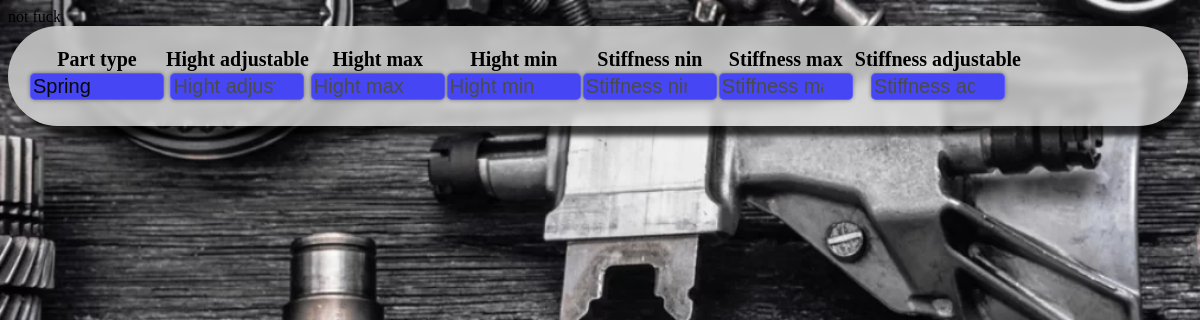
Page /web_page/mehanic.php?part_type=Spring on the committed database.
### tables this page shows
CREATE TABLE IF NOT EXISTS `part_display_colums` (
  `id` int NOT NULL AUTO_INCREMENT,
  `Part_type` varchar(20) NOT NULL DEFAULT '0',
  `Display_string` varchar(20) NOT NULL DEFAULT '0',
  `Column_id` int NOT NULL DEFAULT '0',
  PRIMARY KEY (`id`),
  KEY `Part_type` (`Part_type`),
  KEY `Display_columns` (`Display_string`) USING BTREE,
  CONSTRAINT `FK_part_display_colums_display_colums` FOREIGN KEY (`Display_string`) REFERENCES `display_colums` (`id`),
  CONSTRAINT `FK_part_display_colums_part_types` FOREIGN KEY (`Part_type`) REFERENCES `part_types` (`id`)
);

### web_page/php/functions.php (called while the page is built, shortened)
<?php
function DBConnect() {
    $mysqli = new mysqli(SERVER, USERNAME, PASSWORD, DATABASE);
    return $mysqli;
}
$mysqli = DBConnect();
function GetPartIndexes($part) {
    global $mysqli;
    $stmt = $mysqli->prepare("SELECT part_display_colums.Display_string, CONCAT(display_colums.Data_type, part_display_colums.Column_id) AS `Column`, LOWER(REPLACE(part_display_colums.Display_string, ' ', '_')) AS `Col_name` FROM part_display_colums INNER JOIN display_colums ON part_display_colums.Display_string = display_colums.id WHERE Part_type = ?;");
    $stmt->bind_param("s", $part);
    $stmt->execute();
    $result = $stmt->get_result();
    $data = $result->fetch_all(MYSQLI_ASSOC);
    return $data;
}
?>

### web_page/mehanic.php (the view, shortened to what this page needs)
<!DOCTYPE html>
<?php
include "php/functions.php";
if (isset($_GET['part_type'])) {
    $part_type = urldecode($_GET['part_type']);
} else {
    $part_type = '';
}
if (isset($_GET["last_input"])) {
    $last = urldecode($_GET['last_input']);
} else {
    $last = '';
}
$last_input_i = 0;
?>
<html>
    <head>
    </head>
    <body onload="SetUpDynamicData('<?php echo $part_type ?>', '<?php echo $last ?>', '<?php echo $last_input_i ?>');">
        <main class="pad_right">
            <div class="pad_right search">
                <table id="search_table">
                    <tr class="search">
                        <th class="search">
                            Part type
                        </th>
                        <?php
                        $data = GetPartIndexes($part_type);
                        foreach ($data as $row) {
                            echo "<th class='search'>" . $row["Display_string"] . "</th>";
                        }
                        ?>
                    </tr>
                    <tr class="search">
                        <th class="search">
                            <input <?php echo "value='$part_type'"; ?> type="text" id="part_type" list="part_type_list" placeholder="Part type" class="custom-select" oninput="SendDataWhenNotTyping(part_type.value, 'part_type', false);" onchange="SendDataWhenNotTyping(part_type.value, 'part_type', true);">
                        </th>
                        <?php
                        foreach ($data as $row) {
                            $col = $row["Display_string"];
                            $col_id = $row["Column"];
                            $col_name = $row["Col_name"];
                            $options = getDistinctOptions($part_type, $col_id);
                            if (isset($_GET[$col_name])) {
                                $value = urldecode($_GET[$col_name]);
                            } else {
                                $value = '';
                            }
                            $temp = <<<EOT
                            <th class='search'><input value='$value' type='text' id='$col_name' list='{$col_name}_list' placeholder='$col' class='custom-select' oninput="SendDataWhenNotTyping($col_name.value, \x27$col_name\x27, false);" onchange="SendDataWhenNotTyping($col_name.value, \x27$col_name\x27, true);"><datalist id='{$col_name}_list'>$options</datalist></th>
                            EOT;
                            echo $temp;
                        }
                        ?>
                    </tr>
                </table>
            </div>
        </main>
    </body>
</html>

### web_page/mehanic.php (style rules this page uses)
html, body { width: 100%; height: 100%; }
body { background: url(../img/background3.webp) no-repeat; background-size: cover; overflow: hidden; }
.pad_right { padding-right: 20px; }
th.search, tr.search { padding: 0px; }
div.search { border-radius: 65px; padding: 20px; vertical-align: middle; height: 60px; background-color: rgba(220, 220, 220, 0.8); font-size: 20px; box-shadow: 10px 10px 5px 0px rgba(0,0,0,0.75); backdrop-filter: blur(4px); -webkit-backdrop-filter: blur(4px); }
.custom-select { border-radius: 5px; border: 1px solid rgba(255, 255, 255, 0.13); box-shadow: 0px 0px 4px 0px rgba(0,0,0,0.4); background-color: rgb(70, 70, 245); font-size: 20px; color: rgb(8, 8, 8); width: 128px; transition: background-color, 0.7s; }
.custom-select::placeholder { color: rgb(75, 75, 75); }

### rows in the picture
part_display_colums: Display_string "Hight adjustable", value "Hight adjustable"
part_display_colums: Display_string "Hight max", value "Hight max"
part_display_colums: Display_string "Hight min", value "Hight min"
part_display_colums: Display_string "Stiffness nin", value "Stiffness nin"
part_display_colums: Display_string "Stiffness max", value "Stiffness max"
part_display_colums: Display_string "Stiffness adjustable", value "Stiffness adjustable"
